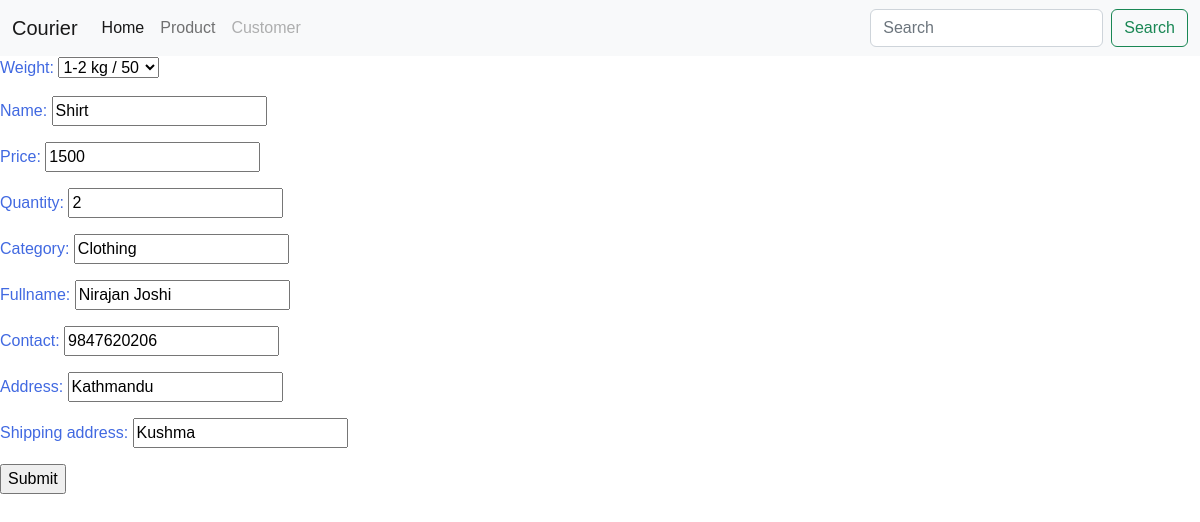
Page /product/edit-product/5/ on the committed database.
### product/models.py (models this page shows, shortened)
class Product(models.Model):
    STATUS_CHOICE=(
        ('pending',"PENDING"),
        ('delivered','DELIVERED'),
        ('return','RETURN')
    )
    weight=models.ForeignKey(Weight, on_delete=models.CASCADE)
    name=models.CharField(max_length=255)
    price=models.CharField(max_length=255)
    quantity=models.IntegerField()
    category=models.CharField(max_length=255)
    fullname=models.CharField(max_length=255)
    contact=models.CharField(max_length=255)
    address=models.CharField(max_length=255)
    status=models.CharField(max_length=50, choices=STATUS_CHOICE)
    shipping_address=models.CharField(max_length=255, null=True, blank=True)
    remarks=models.TextField(null=True, blank=True )

class Weight(models.Model):
    weight_range=models.CharField(max_length=255, unique=True)
    price=models.CharField(max_length=255)
    def __str__(self):
        return f"{self.weight_range} / {self.price}"

### product/views.py (the view)
# urls.py: path('edit-product/<int:id>/', edit_product, name='edit_product'),
def edit_product(request, id):
    product=get_object_or_404(Product, id=id)
    form=ProductForm(request.POST or None, instance=product)
    if form.is_valid():
        form.save()
        return HttpResponseRedirect(reverse('product:product_list'))
    context={'form':form}
    return render(request, 'form.html', context)

### product/forms.py
class ProductForm(forms.ModelForm):
    class Meta:
        model=Product
        fields='__all__'
        exclude= ('status','remarks',)

### product/templates/form.html (shortened to what this page needs)
{% extends 'base.html' %}
{% block navbar %}
    {% include 'components/navbar.html' %}
{% endblock navbar %}
{% block content %}
<form method="post", action="">
    {{ form.as_p }}
    <input type="submit" name="submit" value="Submit">
</form>
{% endblock content %}

### staticfiles/css/style.css (style rules this page uses)
* { margin: 0; box-sizing: border-box; }
body { font-family: sans-serif; font-size: 16px; }
p { color: royalblue; }

### rows in the picture
Product: weight "1-2 kg / 50", name "Shirt", quantity "2", category "Clothing", fullname "Nirajan Joshi", contact "9847620206", address "Kathmandu", shipping_address "Kushma"
Weight: price "1500"
